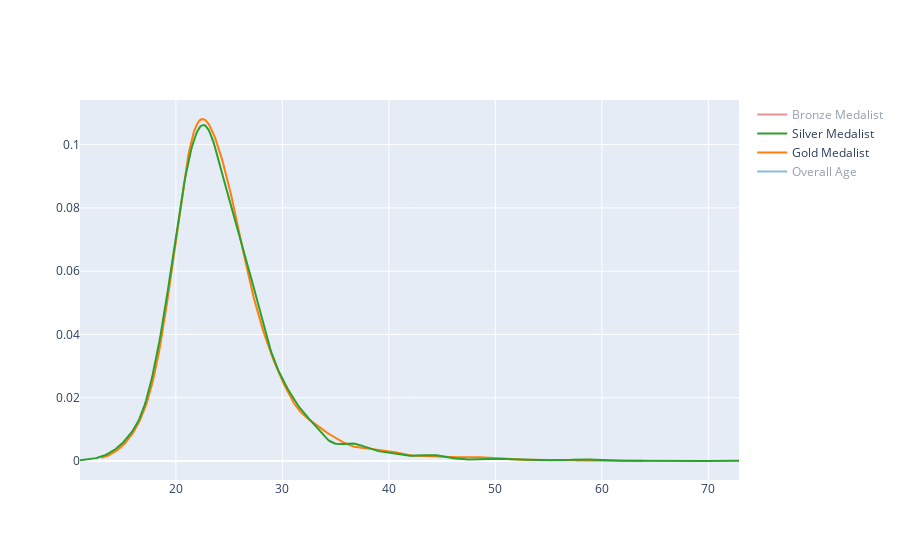

The notebook cell this image was saved under:
### Markdown cell above
#### Age Distribution of Olympic Athletes

### Code cell
fig = ff.create_distplot([x1, x2, x3, x4], ['Overall Age', 'Gold Medalist', 'Silver Medalist', 'Bronze Medalist'], show_hist=False, show_rug = False)
fig.show()

### Figure 1 — Plotly figure (JSON) as saved in the notebook; plotly's stock layout.template omitted (floating-point values rounded to 4 significant figures; data arrays with more than 128 entries replaced by an {"elided": "..."} marker saying what was removed)
{"data": [{"legendgroup": "Overall Age", "marker": {"color": "rgb(31, 119, 180)"}, "mode": "lines", "name": "Overall Age", "showlegend": true, "type": "scatter", "visible": "legendonly", "x": {"elided": "500 float values"}, "xaxis": "x", "y": {"elided": "500 float values"}, "yaxis": "y"}, {"legendgroup": "Gold Medalist", "marker": {"color": "rgb(255, 127, 14)"}, "mode": "lines", "name": "Gold Medalist", "showlegend": true, "type": "scatter", "visible": true, "x": {"elided": "500 float values"}, "xaxis": "x", "y": {"elided": "500 float values"}, "yaxis": "y"}, {"legendgroup": "Silver Medalist", "marker": {"color": "rgb(44, 160, 44)"}, "mode": "lines", "name": "Silver Medalist", "showlegend": true, "type": "scatter", "visible": true, "x": {"elided": "500 float values"}, "xaxis": "x", "y": {"elided": "500 float values"}, "yaxis": "y"}, {"legendgroup": "Bronze Medalist", "marker": {"color": "rgb(214, 39, 40)"}, "mode": "lines", "name": "Bronze Medalist", "showlegend": true, "type": "scatter", "visible": "legendonly", "x": {"elided": "500 float values"}, "xaxis": "x", "y": {"elided": "500 float values"}, "yaxis": "y"}], "layout": {"autosize": true, "barmode": "overlay", "hovermode": "closest", "legend": {"traceorder": "reversed"}, "xaxis": {"anchor": "y2", "autorange": true, "domain": [0, 1], "range": [11, 72.88], "type": "linear", "zeroline": false}, "yaxis": {"anchor": "free", "autorange": true, "domain": [0, 1], "position": 0, "range": [-0.006, 0.1141], "type": "linear"}}}
